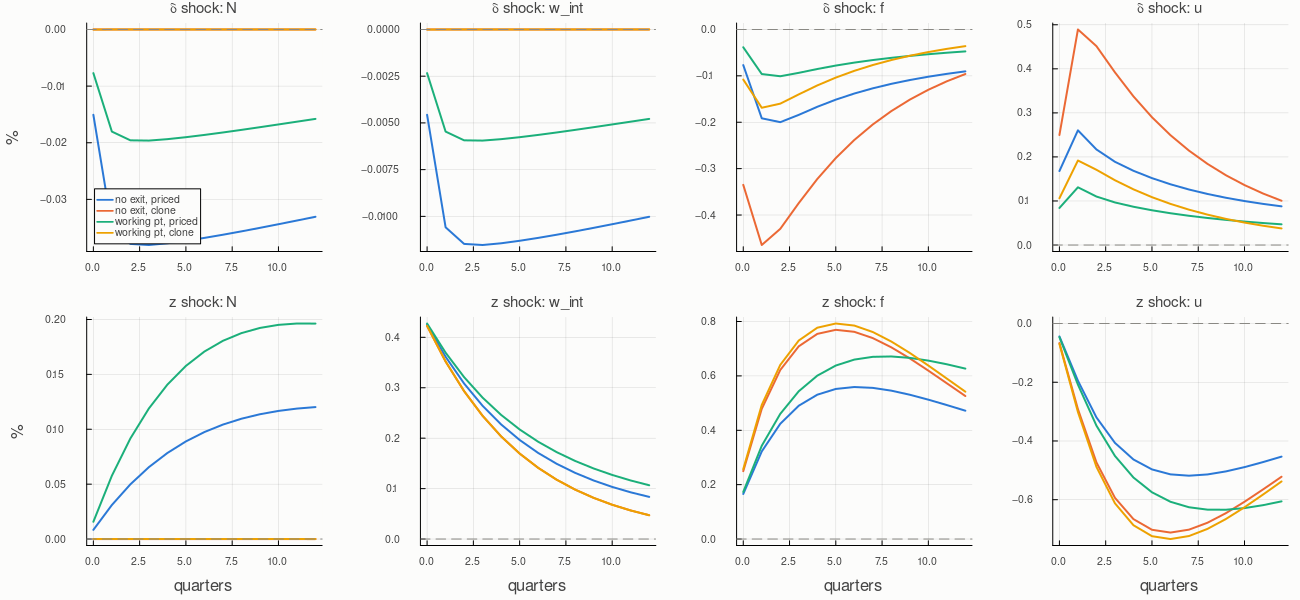

This figure's Julia source:
# Q2_full_channels.jl
# =============================================================================
# Exploratory, not draft-bound. TRUE-SHOCK impulse responses (decisions.md S16): which channels
# does the full model's business-formation block move after δ and z shocks, and by how much?
#
# Motivation (Nov 10, 2026): in the data, a one-SD δ shock raises u by about 1.5–2 % with a delayed
# peak at three to four quarters, through depressed job finding (q3_delta_robustness.txt). AGS
# peaks at about 0.4 in the first quarter. Can business formation produce a delayed, larger fall
# in job finding? The variety channel works through w_int = ρ(N) z/μ, ρ = N^(1/(ε−1)), so it needs
# N to move; the discount-factor and user-cost channels work through C and Q.
#
# Cases (as in Q2_persistence_comparison.jl): no exit (p_0 = 0) and the working point (p_0 = 0.8),
# each with priced entry and clone replacement; σ = 1, AGS's reactivation (Λ̄_r 0.25, p_r 0.8,
# ψ_r 1), Block B′'s shock processes. Responses to one-SD shocks, % (100 × log deviation),
# quarterly averages (quarter 0 = the shock's quarter, impact in its first month).
# Variables: N (product lines in production), N_e (entry), ρ (variety), w_int (revenue per worker),
# θ, f (job finding, (1 − η) θ̂ plus the survival term), u, v, e (creation), Q, K, C, and the
# one-quarter-ahead discount factor m (−σ ΔC, quarterly).
#
# Output: Q2_full_channels.txt, Q2_full_channels.png
# =============================================================================

include("run_solution_core.jl")
using Printf, Statistics, CSV, Plots

const SHOCK_CSV = joinpath(@__DIR__, "..", "Bartek analysis", "data", "results", "shock_calibration.csv")
const SHK_B     = shock_processes(SHOCK_CSV; prefix = "bprime")
const REPOST    = (Λr_target = 0.25, p_r = 0.8, ψ_r = 1.0)
const CASES = (
    ("no exit",    merge(TARGETS, (p_0 = 0.0, dest_end_frac = 0.0, Xc_Y = 0.0), REPOST)),
    ("working pt", merge(TARGETS, (p_0 = 0.8,), REPOST)),
)
const VARS = (:N, :N_e, :ρ, :w_int, :θ, :f, :u, :v, :e, :Q, :K, :C, :m)
const NQ = 13                                   # quarters 0–12

lines = String[]
log!(str) = (push!(lines, str); println(str))

function build_model(; clone_N = nothing)
    f = gen_model_equations()
    if !isnothing(clone_N)
        f[4] = Ntp - clone_N
    end
    m = (parameters = parameters, estimate = estimate, estimation = position,
         npar = length(parameters), ns = length(estimate), priors = priors,
         x = x, y = y, xp = xp, yp = yp, variables = variables, varnames = varnames,
         nx = nx, ny = ny, nvar = nvar, e = ex, eta = eta, ne = ne,
         f = f, nf = nvar, SS = SS_symbolics(parameters, TARGETS),
         PAR_SS = parameters[:], flag_order = flag_order, flag_deviation = flag_deviation,
         flag_SSsolver = flag_SSsolver)
    process_model(m)
    return m
end

function pre_exit_N(tg)
    cal = calibrate_shares(tg)
    st = steady_state(cal)
    return st.N / ((1 - st.δ_e) / (1 - cal.δ))
end

quarterly(m) = [mean(m[3k-2:3k]) for k in 1:NQ]

"""Quarterly responses (%, 100 × log deviation) of VARS to a one-SD shock to `state`."""
function responses(mdl, sol, cal, state, sd)
    ir = DataFrame(simulate_model((; mdl..., ne = 1), sol.sol_mat, 3 * NQ + 1, shock_col(state, sd),
                                  sol.SS, true, true), varnames)[2:end, :]
    f_m = log.(1 .- cal.δ .* exp.(ir.δ)) .- log(1 - cal.δ) .+ (1 - cal.η_L) .* ir.θ   # job finding
    out = Dict{Symbol,Vector{Float64}}()
    for v in VARS
        if v == :f
            out[v] = 100 .* quarterly(f_m)
        elseif v == :m
            c = quarterly(ir.C)
            out[v] = 100 .* (-cal.σ) .* vcat(diff(c), 0.0)     # m_{t+1}: −σ (C_{t+1} − C_t), quarterly
        else
            out[v] = 100 .* quarterly(ir[!, v])
        end
    end
    return out
end

function run_case(label, tg, mdl)
    cal = calibrate_shares(tg)
    PAR = build_PAR(cal, SHK_B)
    sol = solution_interface(mdl, PAR, SS_numeric(PAR, tg))
    return Dict(:δ => responses(mdl, sol, cal, :δ, SHK_B.σδ), :z => responses(mdl, sol, cal, :z, SHK_B.σz))
end

res = Dict{String,Any}()
model = build_model()
for (lab, tg) in CASES
    res["$lab, priced"] = run_case("$lab, priced", tg, model)
end
for (lab, tg) in CASES
    res["$lab, clone"] = run_case("$lab, clone", tg, build_model(clone_N = pre_exit_N(tg)))
end
order = ["no exit, priced", "no exit, clone", "working pt, priced", "working pt, clone"]

log!("Full model: channels after δ and z shocks (TRUE shocks; decisions.md S16). σ = 1, AGS reactivation,")
log!(@sprintf("Block B′ shocks: ρz %.4f σz %.4f ρδ %.4f σδ %.4f ρs %.4f σs %.4f (monthly).", SHK_B...))
log!("Quarterly averages of the response to a one-SD shock, % (100 × log deviation); q0 = the shock's quarter.")
log!("Each cell: peak (quarter of the peak) | cumulative over quarters 0–12.")
log!("Data, δ shock (q3_delta_robustness.txt, HP): u peak +1.4 to +1.9 at quarter 3–4; job finding −1.2 to")
log!("−1.6 at quarter 4. AGS (q3_model_svar.txt, through the SVAR): u +0.4 at quarter 1.")
for shk in (:δ, :z)
    log!("\n$(shk) shock")
    log!("  " * rpad("variable", 9) * join([rpad(c, 24) for c in order]))
    for v in VARS
        cells = String[]
        for c in order
            p = res[c][shk][v]
            k = argmax(abs.(p))
            push!(cells, rpad(@sprintf("%+.3f (q%d) | %+.2f", p[k], k - 1, sum(p)), 24))
        end
        log!("  " * rpad(string(v), 9) * join(cells))
    end
end
log!("\nf: gross job finding (1 − δ_t) A θ_t^(1−η). m: −σ times the quarterly change in C (the discount")
log!("factor's log deviation for the next quarter). N: lines in production after exit; ρ = N^(1/(ε−1)).")

open("Q2_full_channels.txt", "w") do io
    foreach(l -> println(io, l), lines)
end

# figure: δ shock (top) and z shock (bottom); N, w_int, f, u. run_solution_core.jl selects the
# PGFPlotsX backend (impulse_response_plots.jl), which needs LaTeX; without it (e.g. the cloud
# container) fall back to GR.
if isnothing(Sys.which("pdflatex"))
    gr()
end
PAL = Dict("no exit, priced" => "#2a78d6", "no exit, clone" => "#eb6834",
           "working pt, priced" => "#1baf7a", "working pt, clone" => "#eda100")
show_vars = (:N, :w_int, :f, :u)
fig = plot(layout = (2, length(show_vars)), size = (1300, 600), background_color = "#fcfcfb",
           titlefontsize = 10, tickfontsize = 7, legendfontsize = 7, gridalpha = 0.15,
           left_margin = 6Plots.mm, bottom_margin = 5Plots.mm)
for (row, shk) in enumerate((:δ, :z)), (col, v) in enumerate(show_vars)
    for c in order
        if row == 1 && col == 1
            lab = c
        else
            lab = ""
        end
        plot!(fig[row, col], 0:NQ-1, res[c][shk][v], lw = 2, color = PAL[c], label = lab)
    end
    hline!(fig[row, col], [0], color = "#8a8984", lw = 1, ls = :dash, label = "")
    title!(fig[row, col], "$(shk) shock: $(v)")
    if row == 2
        xlabel!(fig[row, col], "quarters")
    end
    if col == 1
        ylabel!(fig[row, col], "%")
    end
end
savefig(fig, "Q2_full_channels.png")
